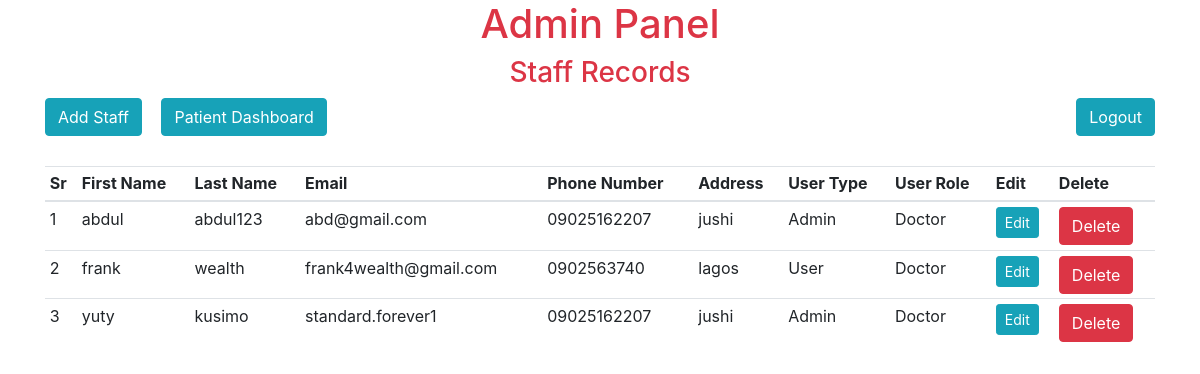
The app's page /admin/panel (signed in) with its own data.
### hospital/admin/models.py (models this page shows, shortened)
class User(db.Model):
    id = db.Column(db.Integer, primary_key=True)
    address = db.Column(db.Text, nullable=False)
    phone = db.Column(db.String(30), nullable=False)
    first_name = db.Column(db.String(80), nullable=False)
    last_name = db.Column(db.String(80), nullable=False)
    email = db.Column(db.String(120), unique=True, nullable=False)
    password = db.Column(db.String(180), unique=False, nullable=False)
    profile = db.Column(db.String(180), unique=False, nullable=False, default='profile.jpg')
    user_type = db.Column(db.String(20), nullable=False)
    user_role = db.Column(db.String(80), nullable=False)

### hospital/admin/routes.py (the view)
@app.route('/admin/panel')
def adminPanel():
    if 'email' not in session or session.get('user_type') != 'Admin':
        flash(f'Admin Only!', 'danger')
        return redirect(url_for('adminlogin'))
    users = User.query.all()
    return render_template('admin/index.html', title='Admin Page', users=users)

### hospital/templates/admin/index.html (shortened to what this page needs)
{% extends 'layout.html' %}
{% block content %}
<div class="text-center h1 text-danger">Admin Panel</div>
<div class="container">
  <div class="text-center h3 text-danger">Staff Records</div>
  <a href="{{ url_for('admin') }}" class="btn btn-info nt-2" style="margin-bottom: 30px" >Add Staff</a>
  <a href="{{ url_for('patientRecord') }}" class="btn btn-info nt-2"  style="margin-bottom: 30px; margin-left: 15px;" >Patient Dashboard</a>
  <a href="{{ url_for('logout') }}" class="btn btn-info nt-2" style="margin-bottom: 30px; float: right;">Logout</a>
  <table class="table table-sm">
        <thead>
            <th>Sr</th>
            <th>First Name</th>
            <th>Last Name</th>
            <th>Email</th>
            <th>Phone Number</th>
            <th>Address</th>
            <th>User Type</th>
            <th>User Role</th>
            <th>Edit</th>
            <th>Delete</th>
        </thead>
        <tbody>
            {% for user in users %}
            <tr>
                <td>{{loop.index}}</td>
                <td>{{user.first_name}}</td>
                <td>{{user.last_name}}</td>
                <td>{{user.email}}</td>
                <td>{{user.phone}}</td>
                <td>{{user.address}}</td>
                <td>{{user.user_type}}</td>
                <td>{{user.user_role}}</td>
                <td> <a href="{{ url_for('updateStaff', id=user.id) }}" class="btn btn-info btn-sm">Edit</a></td>
                <td>
                   <button type="button" class="btn btn-danger" data-toggle="modal" data-target="#exampleModal-{{ user.id }}">
                    Delete
                  </button>
                  </td>
            </tr>
            {% endfor %}
        </tbody>
    </table>
</div>
{% endblock content %}

### hospital/templates/layout.html (shortened to what this page needs)
<!DOCTYPE html>
<html lang="en">
<head>
  {% if register %}
    <link rel="stylesheet" href="{{ url_for('static', filename= 'css/register.css') }}">
  {% elif login %}
    <link rel="stylesheet" href="{{ url_for('static', filename= 'css/login.css') }}">
  {% else %}
  <link rel="stylesheet" href="{{ url_for('static', filename='css/bootstrap.min.css') }}">
  {% endif %}
</head>
<body>
    {% block content %}
    {% endblock content %}
</body>
</html>

### records on screen
User: first_name "abdul", last_name "abdul123", email "abd@gmail.com", phone "09025162207", address "jushi", user_type "Admin", user_role "Doctor"
User: first_name "frank", last_name "wealth", email "frank4wealth@gmail.com", phone "0902563740", address "lagos", user_type "User", user_role "Doctor"
User: first_name "yuty", last_name "kusimo", email "standard.forever1", phone "09025162207", address "jushi", user_type "Admin", user_role "Doctor"
